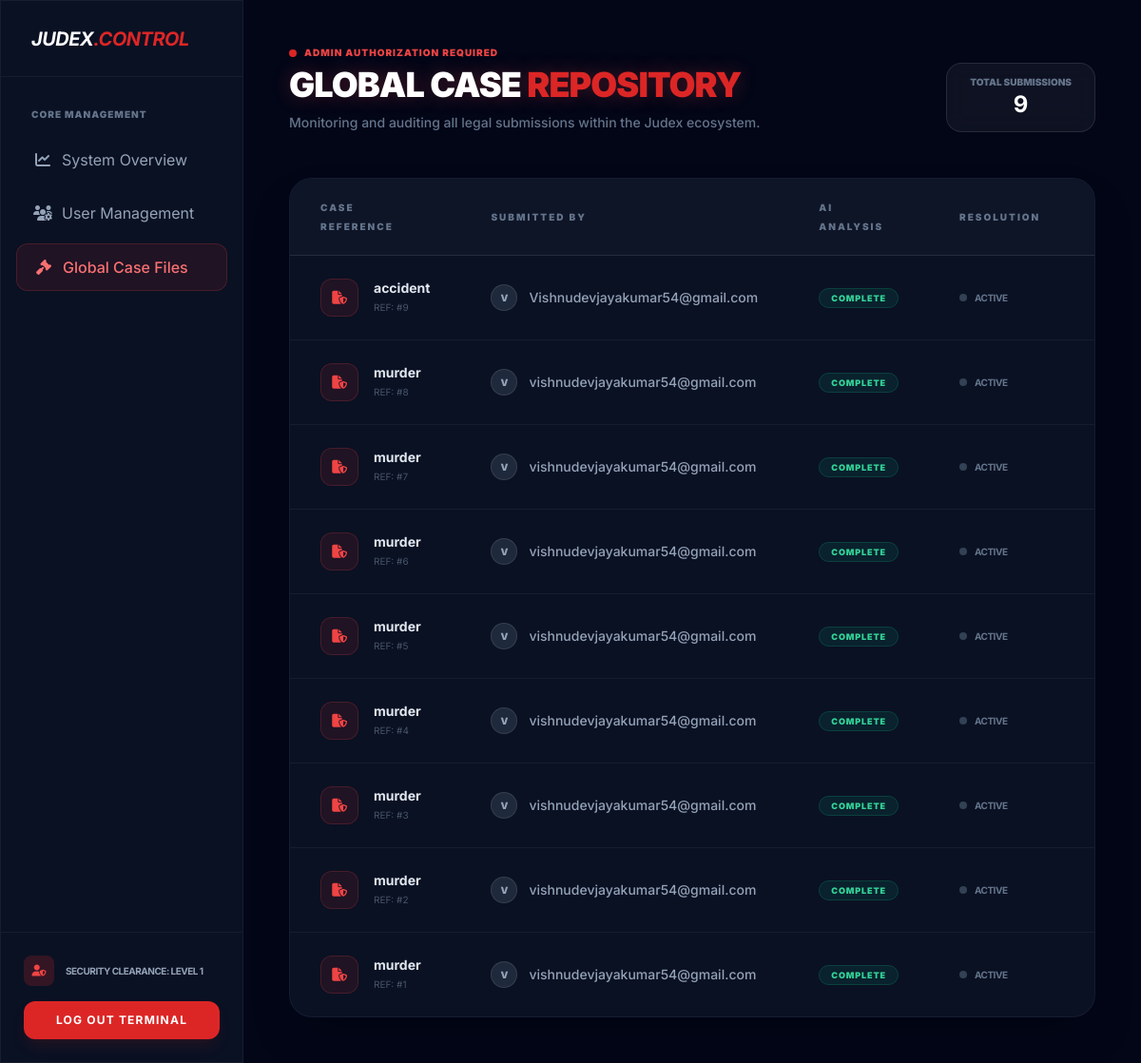
The app's page /all-cases/ (signed in) with its own data.
### app/models.py (models this page shows, shortened)
class CaseSubmission(models.Model):
    user = models.ForeignKey(User, on_delete=models.CASCADE, null=True, blank=True)
    case_title = models.CharField(max_length=200)
    case_text = models.TextField(blank=True, null=True)
    document = models.FileField(upload_to="case_docs/", blank=True, null=True)
    analysis_result = models.TextField(blank=True, null=True)
    is_reviewed = models.BooleanField(default=False)
    created_at = models.DateTimeField(auto_now_add=True)

### app/views.py (the view)
# urls.py: path('all-cases/', views.all_cases_view, name='all_cases'),
@login_required
@user_passes_test(is_admin)
def all_cases_view(request):
    cases = CaseSubmission.objects.select_related('user').order_by('-created_at')
    return render(request, "all_cases.html", {"cases": cases, "total_cases": cases.count()})

### app/views.py (called while the page is built)
def is_admin(user):
    return user.is_staff

### templates/all_cases.html (shortened to what this page needs)
{% load static %}
<!DOCTYPE html>
<html lang="en">
<head>
    <link href="https://cdnjs.cloudflare.com/ajax/libs/font-awesome/6.4.0/css/all.min.css" rel="stylesheet">
    <script src="https://cdn.tailwindcss.com"></script>
</head>
<body class="bg-surface-950 text-slate-300 font-sans h-screen flex overflow-hidden selection:bg-red-500/30">
    <aside class="w-64 glass-panel border-r border-white/5 hidden md:flex flex-col z-20">
        <div class="h-20 flex items-center px-8 border-b border-white/5">
            <span class="text-xl font-bold tracking-tight text-white uppercase italic">JUDEX<span class="text-red-600">.CONTROL</span></span>
        </div>
        <nav class="mt-8 px-4 space-y-2">
            <p class="text-[10px] font-black uppercase tracking-widest text-slate-500 mb-4 px-4">Core Management</p>
            <a href="{% url 'admin_dashboard' %}" class="flex items-center px-4 py-3 text-slate-400 hover:text-white hover:bg-white/5 rounded-xl transition-all">
                <i class="fa-solid fa-chart-line w-6 text-center"></i> <span class="ml-2">System Overview</span>
            </a>
            <a href="{% url 'manage_users' %}" class="flex items-center px-4 py-3 text-slate-400 hover:text-white hover:bg-white/5 rounded-xl transition-all">
                <i class="fa-solid fa-users-gear w-6 text-center"></i> <span class="ml-2">User Management</span>
            </a>
            <a href="#" class="flex items-center px-4 py-3 bg-red-600/10 text-red-400 rounded-xl border border-red-500/20 font-medium">
                <i class="fa-solid fa-gavel w-6 text-center"></i> <span class="ml-2">Global Case Files</span>
            </a>
        </nav>
        <div class="mt-auto p-6 border-t border-white/5">
             <div class="mb-4 flex items-center gap-3">
                 <div class="w-8 h-8 rounded-lg bg-red-600/20 flex items-center justify-center text-red-500">
                     <i class="fas fa-user-shield text-xs"></i>
                 </div>
                 <div class="text-[10px] uppercase font-bold tracking-tighter text-slate-400">Security Clearance: LEVEL 1</div>
             </div>
             <a href="{% url 'logout' %}" class="flex items-center justify-center w-full py-3 text-xs font-bold uppercase tracking-widest text-white bg-red-600 hover:bg-red-500 rounded-xl transition-all shadow-lg shadow-red-900/20">
                Log Out Terminal
            </a>
        </div>
    </aside>
    <main class="flex-1 overflow-y-auto p-6 lg:p-12 relative z-10 bg-[#020617]">
        <header class="flex flex-col md:flex-row justify-between items-start md:items-end mb-12 gap-4">
            <div>
                <div class="flex items-center gap-2 mb-2">
                    <span class="w-2 h-2 rounded-full bg-red-600 animate-pulse"></span>
                    <span class="text-[10px] font-black text-red-500 uppercase tracking-widest">Admin Authorization Required</span>
                </div>
                <h1 class="text-4xl font-black text-white title-glow uppercase tracking-tight leading-none">Global Case <span class="text-red-600">Repository</span></h1>
                <p class="text-slate-500 text-sm mt-3 font-medium">Monitoring and auditing all legal submissions within the Judex ecosystem.</p>
            </div>
            <div class="flex gap-4">
                <div class="glass-panel px-6 py-3 rounded-2xl flex flex-col items-center justify-center bg-white/5 border-white/10">
                    <span class="text-[10px] text-slate-500 uppercase font-black">Total Submissions</span>
                    <span class="text-2xl font-bold text-white">{{ total_cases }}</span>
                </div>
            </div>
        </header>
        <div class="glass-panel rounded-3xl overflow-hidden border border-white/5 shadow-2xl">
            <div class="overflow-x-auto">
                <table class="w-full text-sm text-left border-collapse">
                    <thead class="text-[10px] text-slate-500 uppercase tracking-[0.2em] bg-surface-900/80 border-b border-white/10">
                        <tr>
                            <th class="px-8 py-5 font-black">Case Reference</th>
                            <th class="px-8 py-5 font-black">Submitted By</th>
                            <th class="px-8 py-5 font-black">AI Analysis</th>
                            <th class="px-8 py-5 font-black">Resolution</th> <th class="px-8 py-5 font-black text-right">Data Logs</th>
                        </tr>
                    </thead>
                    <tbody class="divide-y divide-white/5">
                        {% for case in cases %}
                        <tr class="hover:bg-red-600/5 transition-all group">
                            <td class="px-8 py-6">
                                <div class="flex items-center gap-4">
                                    <div class="w-10 h-10 rounded-xl bg-red-600/10 flex items-center justify-center text-red-500 group-hover:bg-red-600 group-hover:text-white transition-colors border border-red-500/20">
                                        <i class="fa-solid fa-file-shield"></i>
                                    </div>
                                    <div>
                                        <p class="font-bold text-slate-200 group-hover:text-white">{{ case.case_title|truncatechars:35 }}</p>
                                        <p class="text-[10px] text-slate-600">REF: #{{ case.id }}</p>
                                    </div>
                                </div>
                            </td>
                            <td class="px-8 py-6">
                                <div class="flex items-center gap-3">
                                    <div class="w-7 h-7 rounded-full bg-slate-800 flex items-center justify-center text-[10px] font-black text-slate-400 border border-white/10">
                                        {{ case.user.username|slice:":1"|upper }}
                                    </div>
                                    <span class="text-slate-400 font-medium">{{ case.user.username }}</span>
                                </div>
                            </td>
                            <td class="px-8 py-6">
                                {% if case.is_reviewed %}
                                    <span class="px-3 py-1 rounded-full text-[9px] font-black uppercase tracking-widest bg-emerald-500/10 text-emerald-400 border border-emerald-500/20">
                                        Complete
                                    </span>
                                {% else %}
                                    <span class="px-3 py-1 rounded-full text-[9px] font-black uppercase tracking-widest bg-yellow-500/10 text-yellow-500 border border-yellow-500/20">
                                        Pending
                                    </span>
                                {% endif %}
                            </td>
                            <td class="px-8 py-6">
                                {% if case.is_solved %}
                                    <div class="flex items-center gap-2 text-emerald-400 font-bold text-[10px] uppercase tracking-tighter">
                                        <div class="w-2 h-2 rounded-full bg-emerald-500 shadow-[0_0_10px_rgba(16,185,129,0.5)]"></div>
                                        Solved
                                    </div>
                                {% else %}
                                    <div class="flex items-center gap-2 text-slate-500 font-bold text-[10px] uppercase tracking-tighter">
                                        <div class="w-2 h-2 rounded-full bg-slate-700"></div>
                                        Active
                                    </div>
                                {% endif %}
                            </td>
                            <td class="px-8 py-6 text-right">
                            </td>
                        </tr>
                        {% endfor %}
                    </tbody>
                </table>
            </div>
        </div>
    </main>
</body>
</html>

### templates/all_cases.html (style rules this page uses)
.glass-panel { background: rgba(15, 23, 42, 0.7); backdrop-filter: blur(12px); border: 1px solid rgba(255, 255, 255, 0.08); }
.title-glow { text-shadow: 0 0 20px rgba(239, 68, 68, 0.3); }

### records on screen
CaseSubmission: case_title "accident", id "9", user.username "V", user.username "Vishnudevjayakumar54@gmail.com", is_reviewed "COMPLETE"
CaseSubmission: case_title "murder", id "8", user.username "V", user.username "vishnudevjayakumar54@gmail.com", is_reviewed "COMPLETE"
CaseSubmission: case_title "murder", id "7", user.username "V", user.username "vishnudevjayakumar54@gmail.com", is_reviewed "COMPLETE"
CaseSubmission: case_title "murder", id "6", user.username "V", user.username "vishnudevjayakumar54@gmail.com", is_reviewed "COMPLETE"
CaseSubmission: case_title "murder", id "5", user.username "V", user.username "vishnudevjayakumar54@gmail.com", is_reviewed "COMPLETE"
CaseSubmission: case_title "murder", id "4", user.username "V", user.username "vishnudevjayakumar54@gmail.com", is_reviewed "COMPLETE"
CaseSubmission: case_title "murder", id "3", user.username "V", user.username "vishnudevjayakumar54@gmail.com", is_reviewed "COMPLETE"
CaseSubmission: case_title "murder", id "2", user.username "V", user.username "vishnudevjayakumar54@gmail.com", is_reviewed "COMPLETE"
CaseSubmission: case_title "murder", id "1", user.username "V", user.username "vishnudevjayakumar54@gmail.com", is_reviewed "COMPLETE"

### other values on screen
{{ total_cases }} "9"
